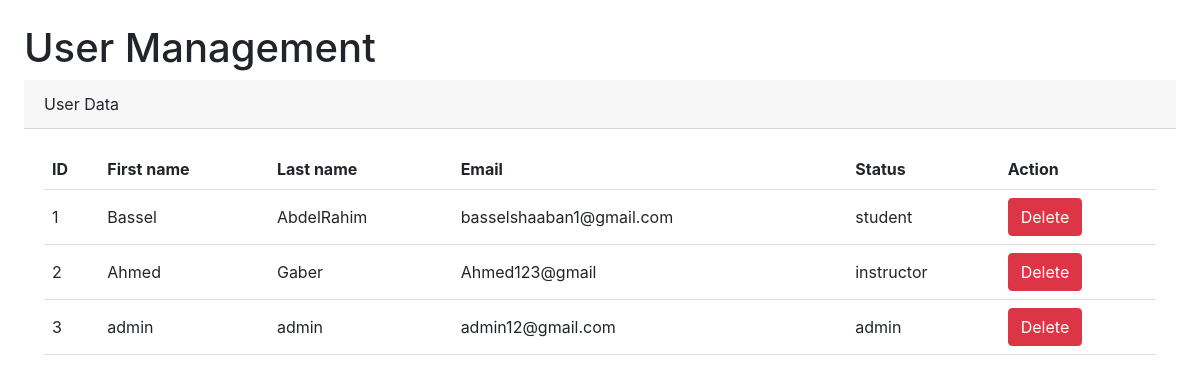
The app's page /UserManagement.php, older data.
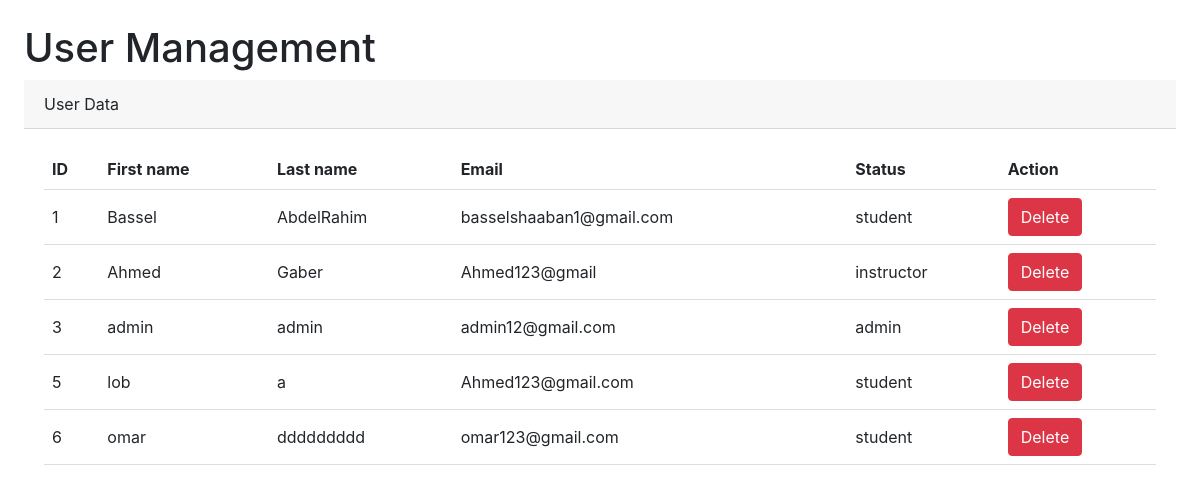
The same page, newer data.
### tables this page shows
CREATE TABLE `user` (
  `id` int(11) NOT NULL,
  `fname` varchar(50) NOT NULL,
  `lname` varchar(50) NOT NULL,
  `email` varchar(255) NOT NULL,
  `password` varchar(255) NOT NULL,
  `type` varchar(50) NOT NULL
);

### UserManagement.php (the view, shortened to what this page needs)
<!DOCTYPE html>
<html>
<head>
    <link rel="stylesheet" href="https://stackpath.bootstrapcdn.com/bootstrap/4.5.2/css/bootstrap.min.css">
</head>
<body>
<div class="container-fluid px-4">
    <h1 class="mt-4">User Management</h1>
    <div class="card-header">
        User Data
    </div>
    <div class="card-body">
        <table>
            <tr>
                <th>ID</th>
                <th>First name</th>
                <th>Last name</th>
                <th>Email</th>
                <th>Status</th>
                <th>Action</th>
            </tr>
            <?php
            @include 'config.php';
            $sql = "SELECT * FROM user";
            $result = $conn->query($sql);
            if ($result->num_rows > 0) {
                while ($row = $result->fetch_assoc()) {
                    echo "<tr>";
                    echo "<td>" . $row["id"] . "</td>";
                    echo "<td>" . $row["fname"] . "</td>";
                    echo "<td>" . $row["lname"] . "</td>";
                    echo "<td>" . $row["email"] . "</td>";
                    echo "<td>" . $row["type"] . "</td>";
                    echo "<td>
                            <form method='POST'>
                                <input type='hidden' name='delete_id' value='{$row['id']}' />
                                <button type='submit' class='btn btn-danger' name='delete_button'><i class='fa-solid fa-trash'></i> Delete</button>
                            </form>
                          </td>";
                    echo "</tr>";
                }
            } else {
                echo "No records found.";
            }
            ?>
        </table>
    </div>
</div>
</body>
</html>

### UserManagement.php (style rules this page uses)
table { border-collapse: collapse; width: 100%; }
th, td { padding: 8px; text-align: left; border-bottom: 1px solid #ddd; }

Row changes from the older to the newer data that the page shows:
added user: id "5", fname "lob", lname "a", email "Ahmed123@gmail.com", type "student"
added user: id "6", fname "omar", lname "ddddddddd", email "omar123@gmail.com", type "student"
